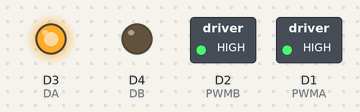
A sketch run on a simulated ESP8266 (NodeMCU). Parts: switched loads named in the sketch (green lamp = pin HIGH), output pins drawn as LEDs (lit = HIGH).

Above: at 3.7 s.
At 5.0 s:
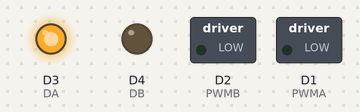
At 6.2 s:
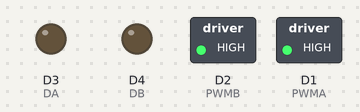
At 8.7 s:
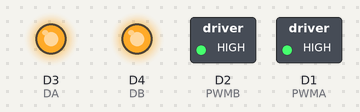
Timing chart, 0 to 12.8 s (numbered marks = the images above):
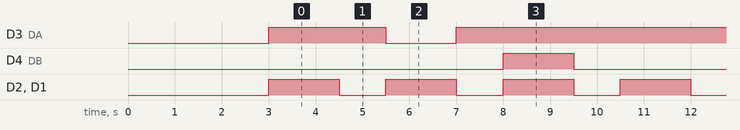

Measured:
- by itself, D3 (DA): repeats every 7.5 s: LOW 1.5 s, HIGH 6.0 s
- by itself, D4 (DB): alternates HIGH for 1.5 s and LOW for 6.0 s
- by itself, D2 (PWMB), D1 (PWMA): alternates HIGH for 1.5 s and LOW for 1.0 s

The sketch:

MotorTesting.ino
```cpp
int PWMA=D1;//Right side
int PWMB=D2;//Left side
int DA=D3;//Right reverse
int DB=D4;//Left reverse


void turnRight();
void turnLeft();
void moveF();
void stopMove();
const int rightPWM = 800;//The analogWrite uses values from 0 to 1024
const int leftPWM = 800;

void setup(){
/*
for(int i = 0; i < pinsLength; i++) {
  pins[i] = i;
  pinMode(i, OUTPUT);
}*/
 // Debug console
 Serial.begin(9600);
 pinMode(PWMA, OUTPUT);
 pinMode(PWMB, OUTPUT);
 pinMode(DA, OUTPUT);
 pinMode(DB, OUTPUT);

delay(3000);
}


void loop(){
  moveF();
  delay(1500);
  stopMove();
  delay(1000);
  turnRight();
  delay(1500);
  stopMove();
  delay(1000);
  turnLeft();
  delay(1500);
  stopMove();
  delay(1000);
  //Forward
/*    digitalWrite(PWMA, HIGH);
    digitalWrite(DA, HIGH);

    digitalWrite(PWMB, HIGH);
    digitalWrite(DB, LOW);   */


}

void moveF(){
    analogWrite(PWMA, rightPWM);
    digitalWrite(DA, HIGH);

    analogWrite(PWMB, leftPWM);
    digitalWrite(DB, LOW);
}

void turnRight() {
    analogWrite(PWMA, rightPWM);
    digitalWrite(DA, LOW);//go in reverse

    analogWrite(PWMB, leftPWM);
    digitalWrite(DB, LOW);
}

 void turnLeft() {
    analogWrite(PWMA, rightPWM);
    digitalWrite(DA, HIGH);

    analogWrite(PWMB, leftPWM);
    digitalWrite(DB, HIGH);//go in reverse
}

void stopMove() {
    analogWrite(PWMA, 0);
    digitalWrite(DA, HIGH);

    analogWrite(PWMB, 0);
    digitalWrite(DB, LOW);}
```
